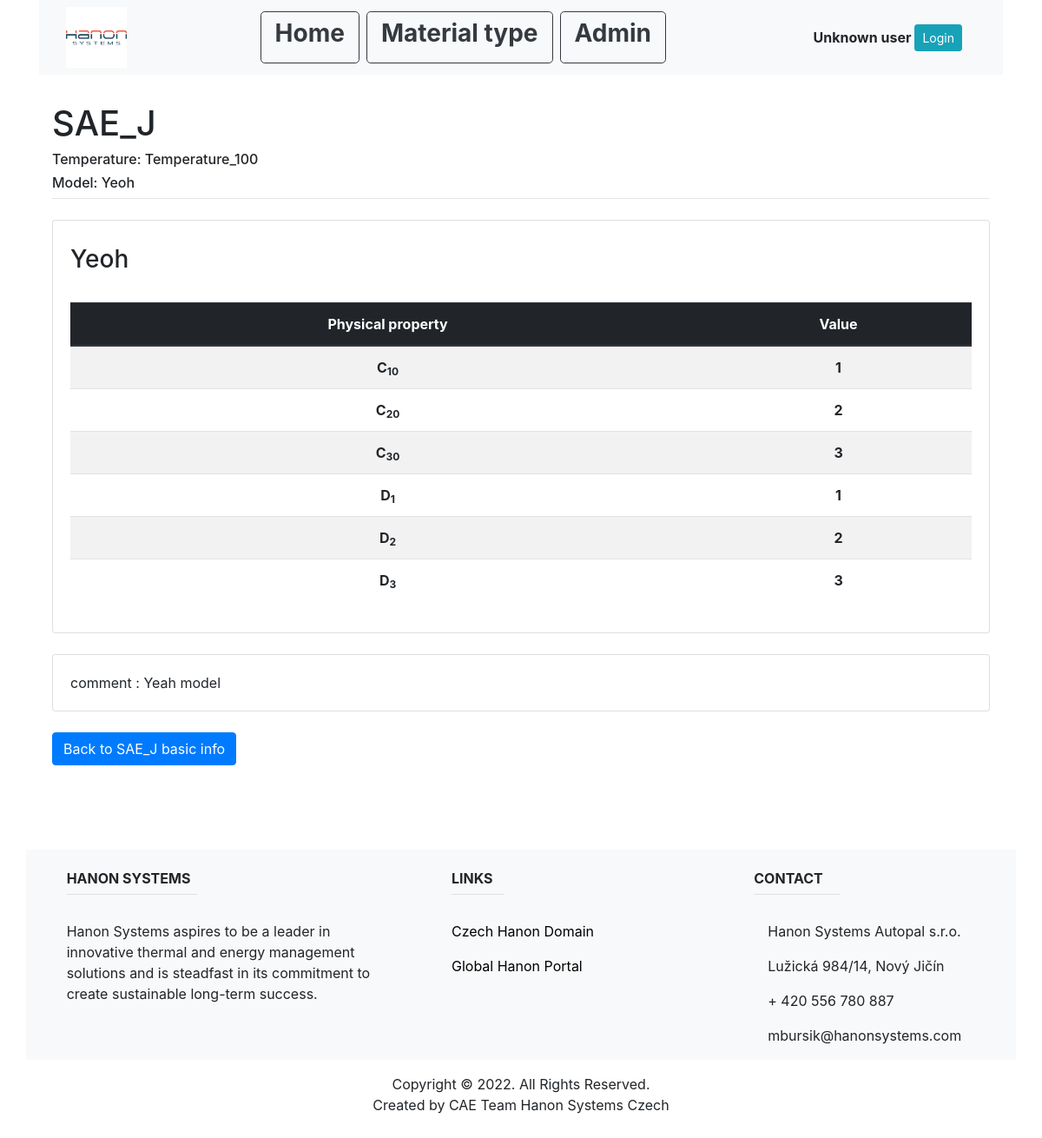
/material_type_list/rubber/7/13/3/Yeoh/model_info, run on the app's committed database.
### main/models.py (models this page shows, shortened)
class Rubber(models.Model):
    name = models.CharField(max_length=200, unique=True)
    material_type_id = models.ForeignKey(MaterialType, on_delete=models.CASCADE)

class RubberTemp(models.Model):
    name = models.CharField(max_length=200, unique=True)
    rubber_id = models.ForeignKey(Rubber, on_delete=models.CASCADE)
    E = models.FloatField(blank=True)
    nu = models.FloatField(blank=True)
    rho = models.FloatField(blank=True)
    Rm = models.FloatField(blank=True)
    Re = models.FloatField(blank=True)
    Ru = models.FloatField(blank=True)
    comment = models.CharField(max_length=1000, blank=True)

class Yeoh(models.Model):
    model_type = "Yeoh"
    name = models.CharField(max_length=200, unique=True)
    C_10 = models.CharField(max_length=20000, blank=True)
    C_20 = models.CharField(max_length=20000, blank=True)
    C_30 = models.CharField(max_length=20000, blank=True)
    D_1 = models.CharField(max_length=20000, blank=True)
    D_2 = models.CharField(max_length=20000, blank=True)
    D_3 = models.CharField(max_length=20000, blank=True)
    comment = models.CharField(max_length=1000, blank=True)
    rubber_temp_id = models.ForeignKey(RubberTemp, on_delete=models.CASCADE)

### main/views.py (the view, shortened to what this page needs)
# urls.py: path('material_type_list/rubber/<int:material_type_id>/<int:rubber_id>/<int:temp_id>/<str:model_name>/model_info', views.model_info, name="model_info"),
def model_info(response, material_type_id, rubber_id, temp_id, model_name):
    material_info = Rubber.objects.get(pk=rubber_id)
    material_type = MaterialType.objects.get(pk=material_type_id)
    temp_info = RubberTemp.objects.get(pk=temp_id)
    rubber_info = Rubber.objects.get(pk=rubber_id)
    if ArrudaBoyce.objects.filter(name=model_name).exists():
        model_info = ArrudaBoyce.objects.get(name=model_name)
        return render(response, "main/arruda_info.html", {
            "material_type": material_type,
            "material_info": material_info,
            "model_info": model_info,
            "temp_info": temp_info,
            "rubber_info": rubber_info,
        })
    elif Yeoh.objects.filter(name=model_name).exists():
        model_info = Yeoh.objects.get(name=model_name)
        return render(response, "main/yeoh_info.html", {
            "material_type": material_type,
            "material_info": material_info,
            "model_info": model_info,
            "temp_info": temp_info,
            "rubber_info": rubber_info,
        })
    else:
        return HttpResponse("Missing material model")

### main/templates/main/yeoh_info.html (shortened to what this page needs)
{% extends "main/base.html" %}
{% block content %}
<br>
<div class="container">
  <div class="row">
    <div class="col-sm">
        <h1 class="mt-2">{{material_info.name}}</h1>
        <h6 class="mt-2">Temperature: {{temp_info.name}}</h6>
        <h6 class="mt-2">Model: {{model_info.model_type}}</h6>
        <hr class="mt-0 mb-4">
    </div>
  </div>
  <div class="row">
    <div class="col">
        <div class="card card-body">
            <h3 class="mt-2">{{model_info.name}}</h3>
            <br>
            <table class="table table-striped">
                <thead class="thead-dark">
                <tr>
                    <th class="text-center align-middle" scope="col">Physical property</th>
                    <th class="text-center align-middle" scope="col">Value</th>
                </tr>
                </thead>
                <tbody>
                <tr>
                    <th class="text-center align-middle" scope="row">C<sub>10</sub></th>
                    <th class="text-center align-middle" scope="row">{{model_info.C_10}}</th>
                </tr>
                <tr>
                    <th class="text-center align-middle" scope="row">C<sub>20</sub></th>
                    <th class="text-center align-middle" scope="row">{{model_info.C_20}}</th>
                </tr>
                <tr>
                    <th class="text-center align-middle" scope="row">C<sub>30</sub></th>
                    <th class="text-center align-middle" scope="row">{{model_info.C_30}}</th>
                </tr>
                <tr>
                    <th class="text-center align-middle" scope="row">D<sub>1</sub></th>
                    <th class="text-center align-middle" scope="row">{{model_info.D_1}}</th>
                </tr>
                <tr>
                    <th class="text-center align-middle" scope="row">D<sub>2</sub></th>
                    <th class="text-center align-middle" scope="row">{{model_info.D_2}}</th>
                </tr>
                <tr>
                    <th class="text-center align-middle" scope="row">D<sub>3</sub></th>
                    <th class="text-center align-middle" scope="row">{{model_info.D_3}}</th>
                </tr>
                </tbody>
            </table>
        </div>
    </div>
  </div>
  <br>
  <div class="row">
    <div class="col">
        <div class="card card-body">
            <p class="mb-0">comment : {{model_info.comment}}</p>
        </div>
    </div>
  </div>
</div>
<br>
<div class="container">
    <input class="btn btn-primary" type=button value="Back to {{material_info.name}} basic info" onClick="javascript:history.go(-1);">
</div>
{% endblock %}

### data on the page
Rubber: name "SAE_J", name "Back to SAE_J basic info"
RubberTemp: name "Temperature_100"
Yeoh: model_type "Yeoh", name "Yeoh", C_10 "1", C_20 "2", C_30 "3", D_1 "1", D_2 "2", D_3 "3", comment "Yeah model"
